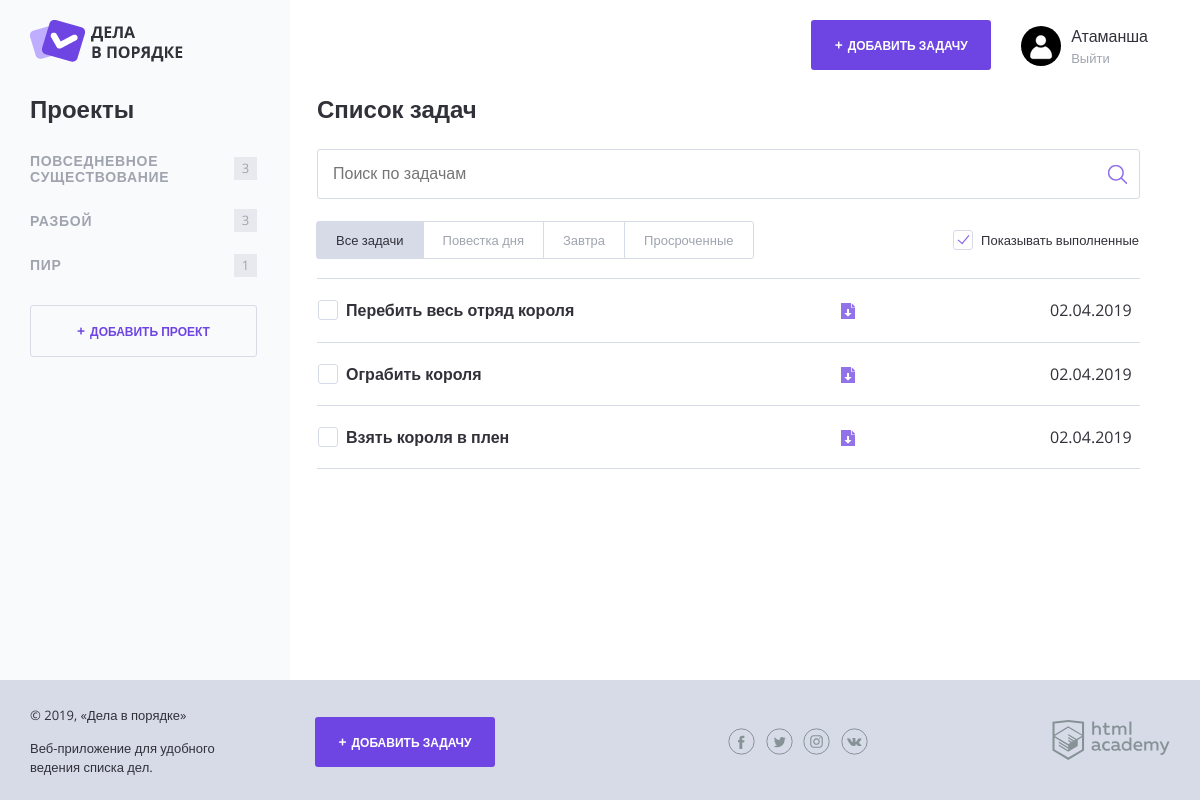
Screenshot of /?category=8 (signed in) with the database file from the repository.
### tables this page shows
CREATE TABLE categories (
  id INT AUTO_INCREMENT PRIMARY KEY,
  name CHAR(128) NOT NULL,
  user_id INT NOT NULL
);

CREATE TABLE tasks (
  id INT AUTO_INCREMENT PRIMARY KEY,
  user_id INT NOT NULL,
  category_id INT,
  name CHAR(128) NOT NULL,
  created_at TIMESTAMP NULL DEFAULT CURRENT_TIMESTAMP,
  done_at DATE NULL DEFAULT NULL,
  status INT DEFAULT 0,
  expires_at DATE NULL DEFAULT NULL,
  file_path CHAR(128)
);

### functions.php (called while the page is built, shortened)
<?php
function include_template(string $name, array $data): string {
    $name = 'templates/' . $name;
    extract($data);
    require $name;
    $result = ob_get_clean();
    return $result;
}
function countTasks(string $category_name, array $task_list): int {
    $tasks_sum = 0;
    foreach($task_list as $task) {
        if($category_name === $task['categories_name']) {
            $tasks_sum++;
        }
    }
    return $tasks_sum;
}
function isTaskExpired(string $end_date = null): bool {
    $current_date = time();
    $expiry_date = strtotime($end_date) + 86400;
    $time_to_expiry = floor(($expiry_date - $current_date)/3600);
    return $time_to_expiry <= 48 && $time_to_expiry > 0;
}
function formatDate(string $date = null): string {
    $date = date_create($date);
    return date_format($date, 'd.m.Y');
}

### mysql_helper.php (called while the page is built, shortened)
<?php
function fetchData($link, string $sql): array {
    $result = mysqli_query($link, $sql);
    return mysqli_fetch_all($result, MYSQLI_ASSOC);
}
function getCategories($link, int $user_id): array {
    $sql_cat = "SELECT categories.id, categories.name FROM categories
                JOIN users ON categories.user_id = users.id
                WHERE users.id = $user_id";
    return fetchData($link, $sql_cat);
}
function getTasks($link, int $user_id): array {
    $sql_tasks = "SELECT tasks.name, tasks.created_at, tasks.expires_at, categories.name AS categories_name, status FROM tasks
        JOIN categories ON tasks.category_id = categories.id
        JOIN users ON categories.user_id = users.id
        WHERE users.id = $user_id";
    return fetchData($link, $sql_tasks);
}
function getTasksForCategory($link, int $user_id, int $category_id = null): array
{
    if (null === $category_id) {
        $sql_tasks = "SELECT tasks.id, tasks.name, tasks.created_at, tasks.expires_at, tasks.file_path, categories.name AS categories_name, status FROM tasks
            JOIN categories ON tasks.category_id = categories.id
            JOIN users ON categories.user_id = users.id
            WHERE users.id = $user_id
            ORDER BY tasks.created_at DESC";
    } else {
        $sql_tasks = "SELECT tasks.id, tasks.name, tasks.created_at, tasks.expires_at, tasks.file_path, categories.name AS categories_name, status FROM tasks
            JOIN categories ON tasks.category_id = categories.id
            JOIN users ON categories.user_id = users.id
            WHERE users.id = $user_id AND categories.id = $category_id
            ORDER BY tasks.created_at DESC";
    }
    return fetchData($link, $sql_tasks);
}

### templates/index.php (the view, shortened to what this page needs)
<h2 class="content__main-heading">Список задач</h2>
<form class="search-form" action="index.php" method="post">
    <input class="search-form__input" type="text" name="" value="" placeholder="Поиск по задачам">
    <input class="search-form__submit" type="submit" name="" value="Искать">
</form>
<div class="tasks-controls">
    <nav class="tasks-switch">
        <a href="/" class="tasks-switch__item tasks-switch__item--active">Все задачи</a>
        <a href="/" class="tasks-switch__item">Повестка дня</a>
        <a href="/" class="tasks-switch__item">Завтра</a>
        <a href="/" class="tasks-switch__item">Просроченные</a>
    </nav>
    <label class="checkbox">
        <span class="checkbox__text">Показывать выполненные</span>
    </label>
</div>
<table class="tasks">
    <?php foreach($tasks_for_category as $task): ?>
    <?php if(!$task['status']): ?>
    <tr class="tasks__item task <?=isTaskExpired($task['expires_at']) ? 'task--important':''; ?>">
        <td class="task__select">
            <label class="checkbox task__checkbox">
                <span class="checkbox__text"><?=htmlspecialchars($task['name']); ?></span>
            </label>
        </td>
        <td class="task__file">
            <a class="download-link" href="<?= $task['file_path']; ?>"><?= $task['file_path']; ?></a>
        </td>
        <td class="task__date"><?=formatDate($task['expires_at']); ?></td>
    </tr>
    <? endif ?>
    <? endforeach; ?>
</table>

### templates/layout.php (shortened to what this page needs)
<!DOCTYPE html>
<html lang="ru">
<head>
    <link rel="stylesheet" href="css/normalize.css">
    <link rel="stylesheet" href="css/style.css">
    <link rel="stylesheet" href="css/flatpickr.min.css">
</head>
<body class="<?= (!$user && !$isSignInOrRegister) ? 'body-background' :''; ?>">
<div class="page-wrapper">
    <div class="container <?= !$user ? '' : 'container--with-sidebar'; ?>">
        <header class="main-header">
            <a href="/">
                <img src="img/logo.png" width="153" height="42" alt="Логотип Дела в порядке">
            </a>
            <div class="main-header__side">
                <?php if(!$user): ?>
                    <a class="main-header__side-item button button--transparent" href="sign_in.php">Войти</a>
                <?php else: ?>
                <a class="main-header__side-item button button--plus open-modal" href="add.php">Добавить задачу</a>
                <div class="main-header__side-item user-menu">
                    <div class="user-menu__image">
                        <img src="img/user.png" width="40" height="40" alt="Пользователь">
                    </div>
                    <div class="user-menu__data">
                        <p><?=htmlspecialchars($user); ?></p>
                        <a href="/?exit">Выйти</a>
                    </div>
                </div>
                <?php endif; ?>
            </div>
        </header>
        <div class="content">
            <?php if($user): ?>
            <section class="content__side">
                <h2 class="content__side-heading">Проекты</h2>
                <nav class="main-navigation">
                    <ul class="main-navigation__list">
                    <?php foreach($category_list as $category): ?>
                        <li class="main-navigation__list-item">
                            <a class="main-navigation__list-item-link" href="/?category=<?= $category['id']; ?>"><?=htmlspecialchars($category['name']); ?></a>
                            <span class="main-navigation__list-item-count"><?=countTasks(htmlspecialchars($category['name']), $task_list); ?></span>
                        </li>
                    <?php endforeach; ?>
                    </ul>
                </nav>
                <a class="button button--transparent button--plus content__side-button"
                    href="add_project.php">Добавить проект</a>
            </section>
            <?php endif; ?>
            <main class="content__main">
                <?= $content ?>
            </main>
        </div>
    </div>
</div>
<footer class="main-footer">
    <div class="container">
        <div class="main-footer__copyright">
            <p>© 2019, «Дела в порядке»</p>
            <p>Веб-приложение для удобного ведения списка дел.</p>
        </div>
        <?php if($user): ?>
        <a class="main-footer__button button button--plus" href="add.php">Добавить задачу</a>
        <?php endif; ?>
        <div class="main-footer__social social">
            <a class="social__link social__link--facebook" href="#">
            </a>
            <a class="social__link social__link--twitter" href="#">
            </a>
            <a class="social__link social__link--instagram" href="#">
            </a>
            <a class="social__link social__link--vkontakte" href="#">
            </a>
        </div>
        <div class="main-footer__developed-by">
            <a href="https://htmlacademy.ru/intensive/php">
                <img src="img/htmlacademy.svg" alt="HTML Academy" width="118" height="40">
            </a>
        </div>
    </div>
</footer>
</body>
</html>

### rows the page displays
categories: name "ПОВСЕДНЕВНОЕ СУЩЕСТВОВАНИЕ", name "3"
categories: name "РАЗБОЙ", name "3"
categories: name "ПИР", name "1"
tasks: name "Перебить весь отряд короля", expires_at "02.04.2019"
tasks: name "Ограбить короля", expires_at "02.04.2019"
tasks: name "Взять короля в плен", expires_at "02.04.2019"

### other values shown
$user "Атаманша"
